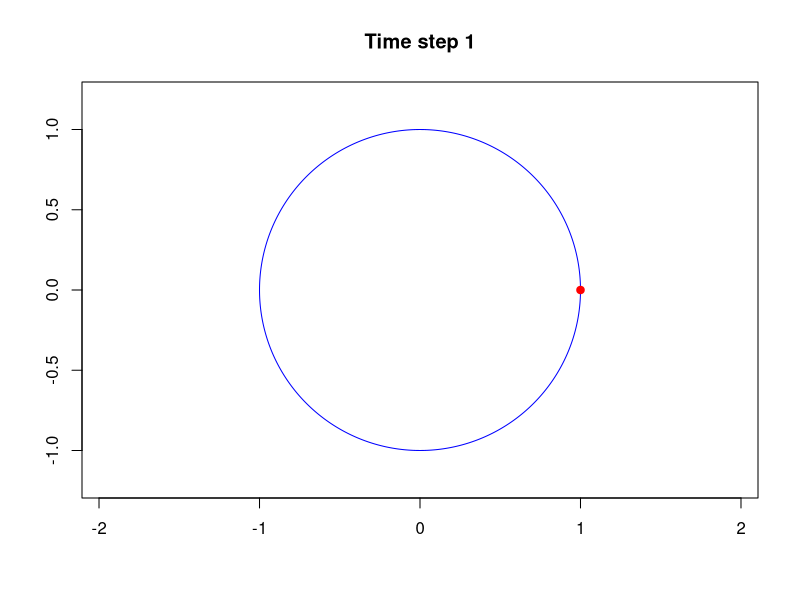
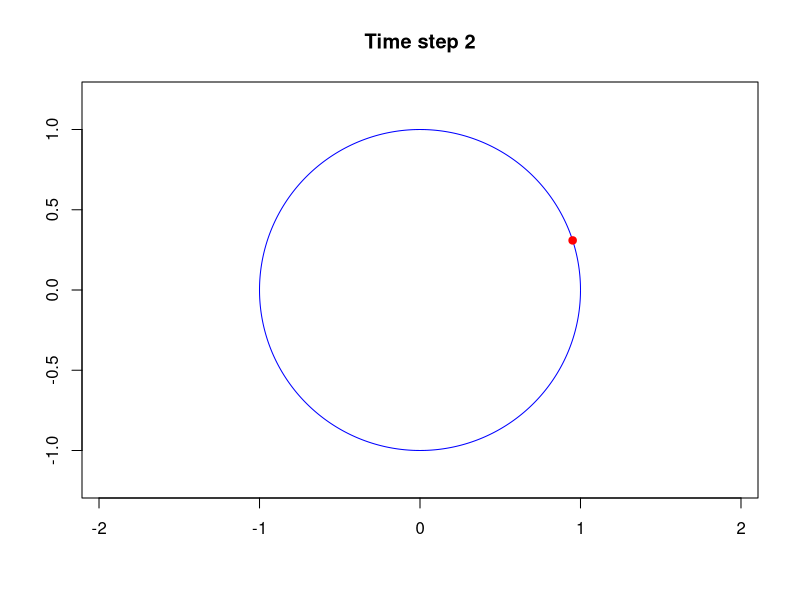
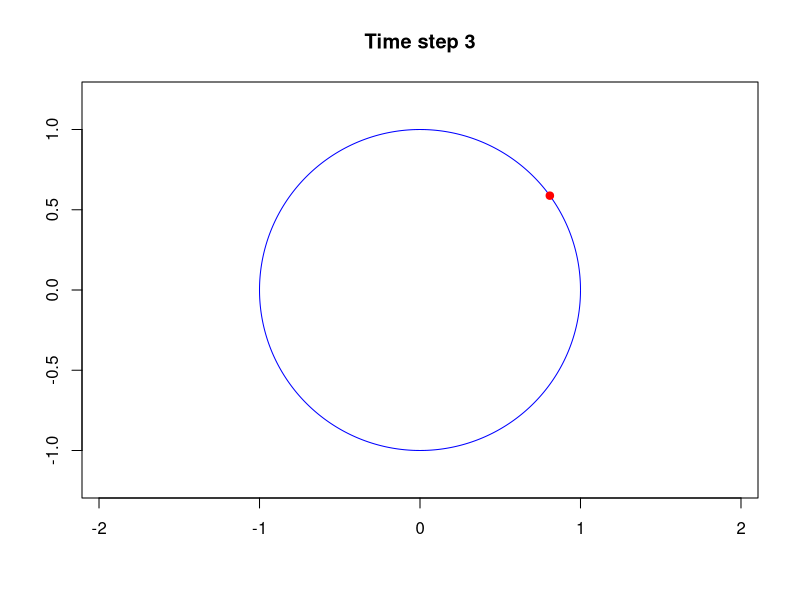
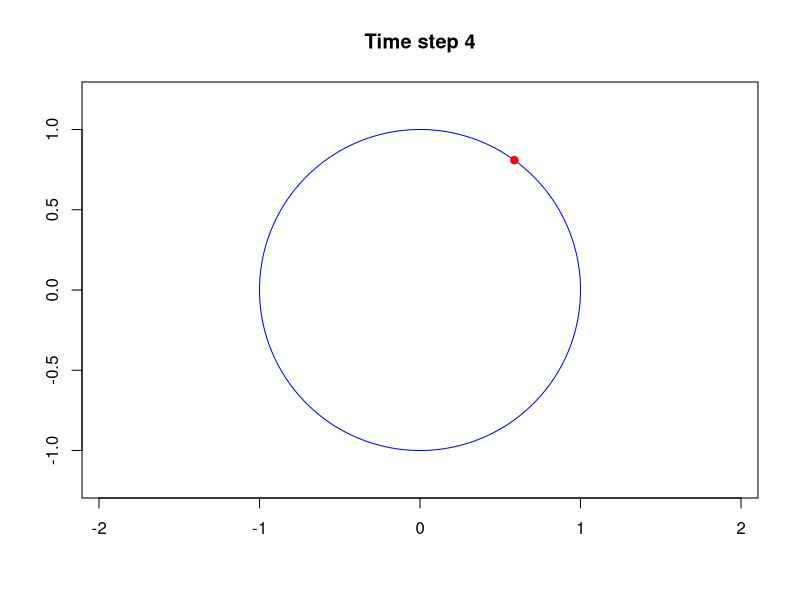
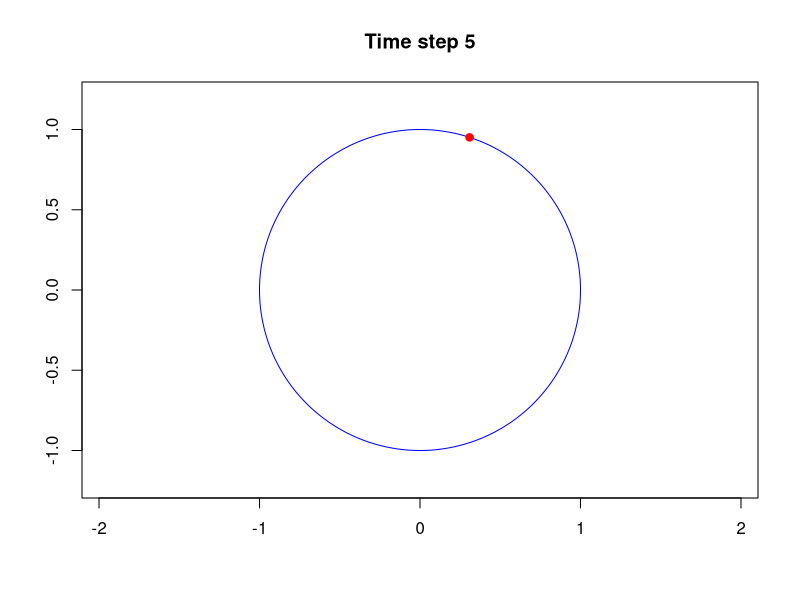
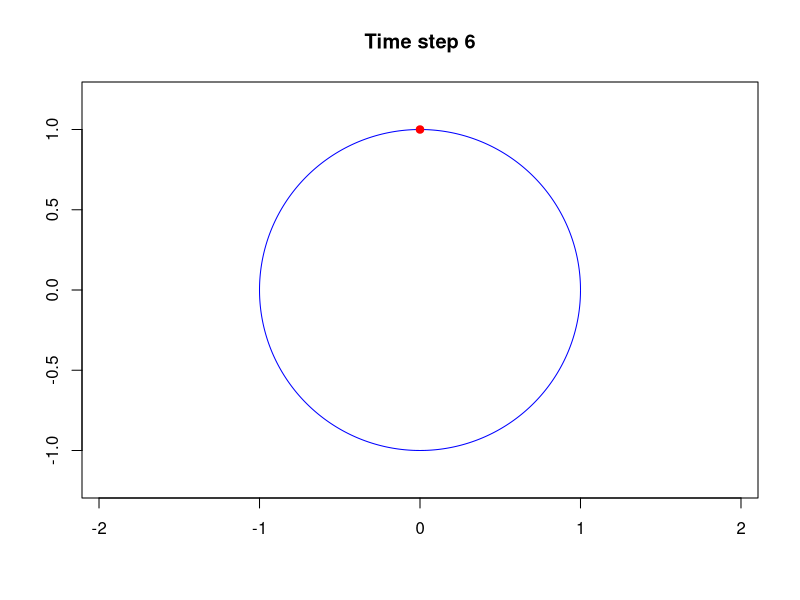
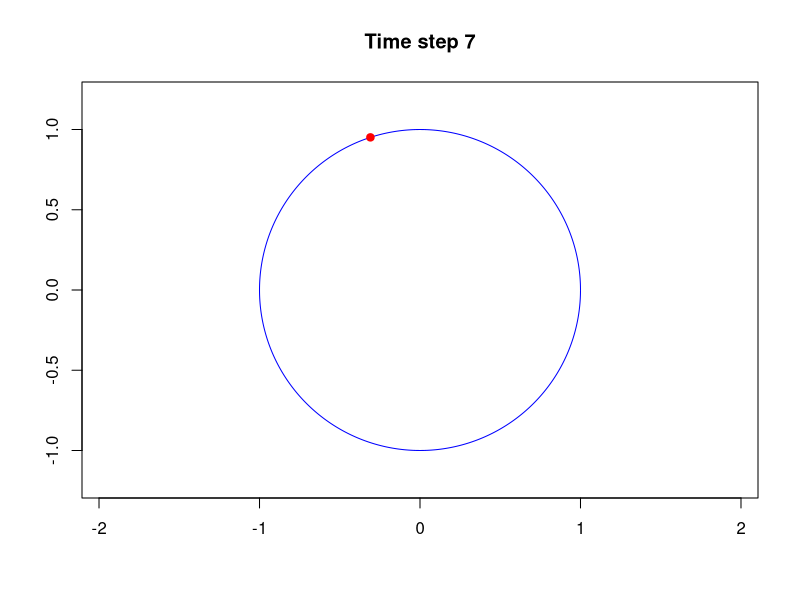
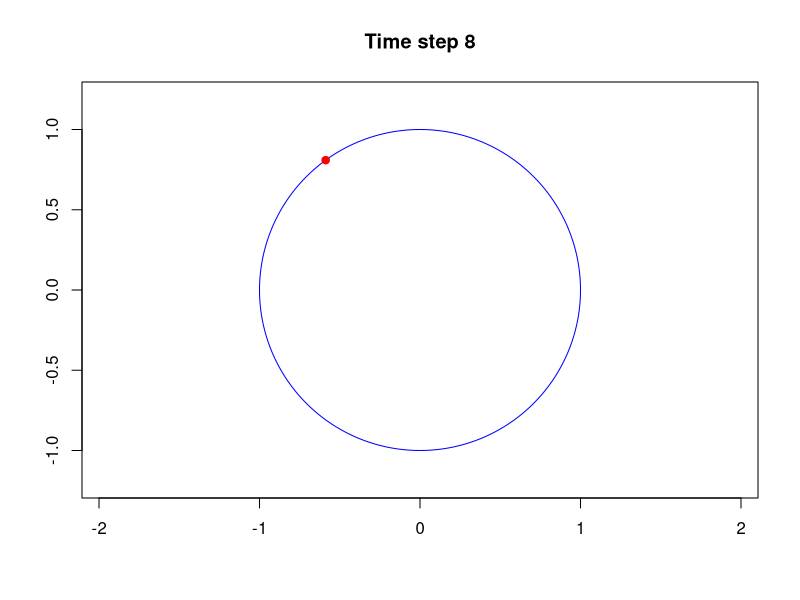

These charts were generated, in order, by the following R code:
nsteps <- 100
nvertices <- 20
p <- 0.99
coinflips <- sample(c(-1,1), nsteps, replace=TRUE, c(1-p,p))
walk <- cumsum(c(0,coinflips))
theta <- seq(from=0, to=2*pi, by=.01)
for (k in 1:nsteps) {
  plot(cos(theta), sin(theta), type="l", ylim=c(-1.2,1.2),
       asp=1, col="blue", xlab="", ylab="", main=paste("Time step",k))
  points(cos(walk[k]*2*pi/nvertices), sin(walk[k]*2*pi/nvertices), col="red", pch=19)
  Sys.sleep(0.1)
}